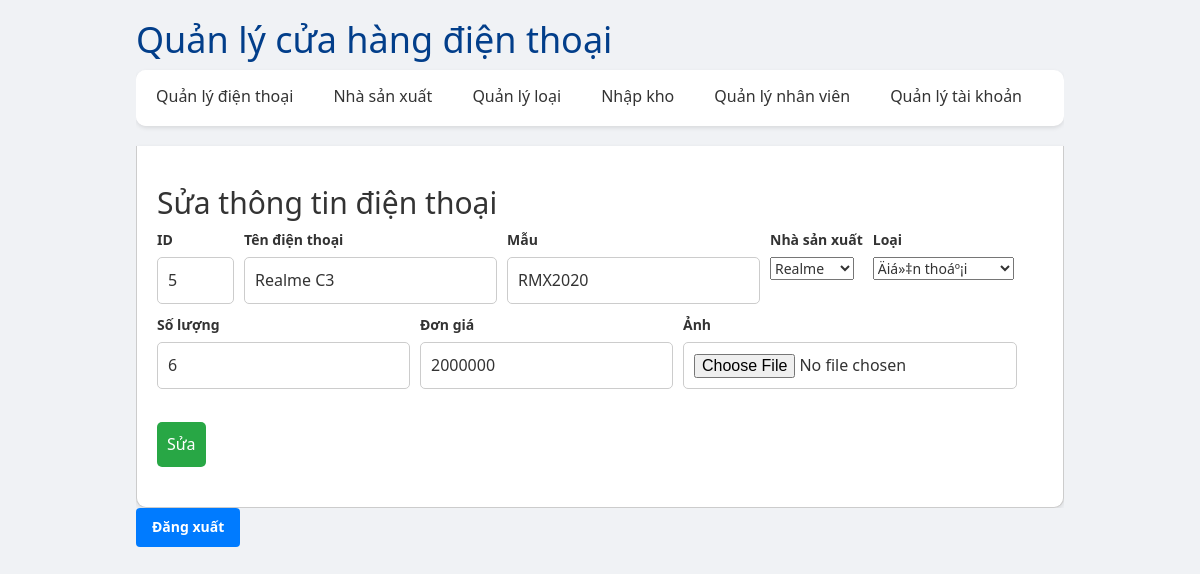
The page /admin/?page=editPhone&id=5 (signed in) on the database as committed earlier.
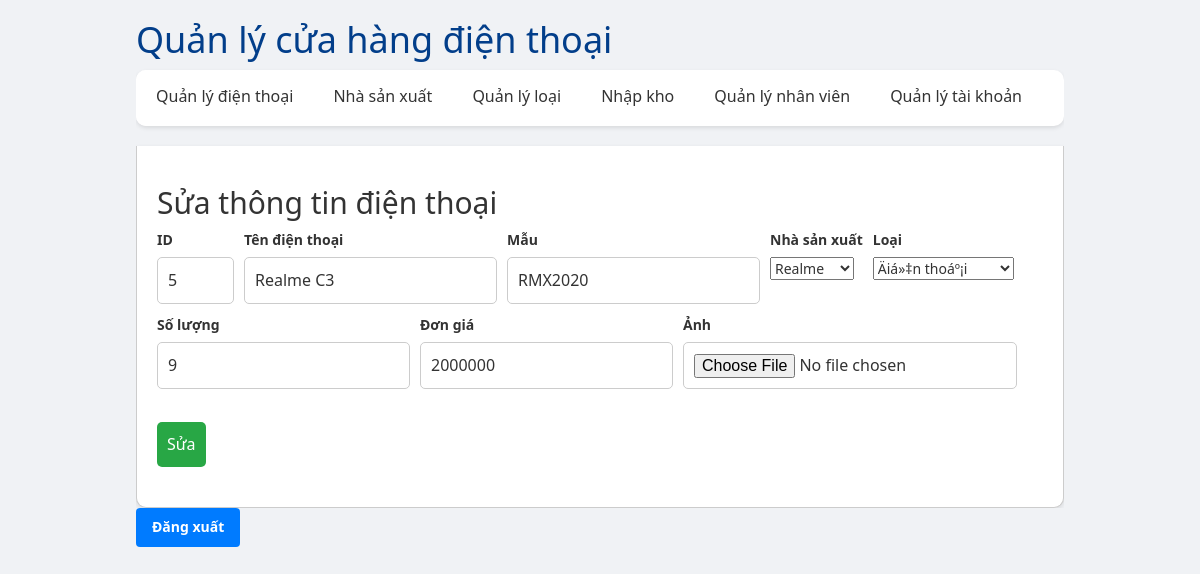
The same page on the database as committed later.
### tables this page shows
CREATE TABLE `phone` (
  `id` int(11) NOT NULL,
  `name` varchar(255) NOT NULL,
  `model` varchar(255) NOT NULL,
  `producer_id` int(12) NOT NULL,
  `phonetype_id` int(12) NOT NULL,
  `quantity` int(11) NOT NULL DEFAULT 0,
  `price` decimal(10,2) NOT NULL,
  `img` varchar(255) NOT NULL DEFAULT ''
);

CREATE TABLE `producer` (
  `id` int(11) NOT NULL,
  `name` varchar(255) NOT NULL,
  `email` mediumtext NOT NULL
);

CREATE TABLE `phonetype` (
  `id` int(12) NOT NULL,
  `name` varchar(255) NOT NULL
);

### admin/pages/phone/edit.php (the view, shortened to what this page needs)
<?php
include '../config/db.php';
if ($_SERVER['REQUEST_METHOD'] == 'POST') {
    $target_dir = "upload/img/phone/";
    $id = $_POST['id'];
    $name = $_POST['name'];
    $model = $_POST['model'];
    $producer = $_POST['producer'];
    $phonetype = $_POST['phonetype'];
    $quantity = $_POST['quantity'];
    $price = $_POST['price'];
    if (isset($_FILES["img"]) && $_FILES["img"]["size"] != 0) {
        $image = generateRandomString() . ".jpg";
        $full_path = $target_dir . $image;
        if(!move_uploaded_file($_FILES["img"]["tmp_name"], $full_path)) {
            echo("Error: Cannot upload image!");
            die();
        }
        $_image = ", img='$image'";
        $sql = "select img from phone where id = '$id';";
        $result = $conn->query($sql);
        if ($result->num_rows > 0) {
            $r = $result->fetch_assoc();
            $old_image = $r["img"];
            $dir = $target_dir . $old_image;
            if (!is_dir($dir)) {
                if (file_exists($dir)) {
                    unlink($dir);
                }
            }
        }
    } else {
        $_image = "";
    }
    $sql = "UPDATE phone SET name='$name', model='$model', producer_id='$producer', phonetype_id='$phonetype', quantity = '$quantity', price='$price' $_image WHERE id = $id";
    if (!$conn->query($sql)) {
        echo "Error updating record: " . $conn->error;
        die();
    }
    $conn->close();
    echo "<script>window.location.href='/admin/?page=phone&list=1';</script>";
    exit();
} else {
    $id = $_GET['id'];
    $sql = "SELECT * FROM phone WHERE id = '$id'";
    $result = $conn->query($sql);
    if ($result->num_rows > 0) {
        $row = $result->fetch_assoc();
    } else {
        redirect("/admin/?page=phone&list=1");
    }
}
?>
<link rel="stylesheet" href="/admin/pages/phone/styles.css">
<main>
    <section class="edit-phone">
        <h2>Sửa thông tin điện thoại</h2>
        <form action="/admin/?page=editPhone" method="post" enctype="multipart/form-data">
            <div>
                <label for="id">ID</label><br>
                <input type="text" name="id" value="<?php echo $row['id']; ?>" size="1" readonly>
            </div>
            <div>
            <label for="name">Tên điện thoại</label><br>
                <input type="text" id="name" name="name" placeholder="Tên điện thoại" value="<?php echo $row['name']; ?>" required>
            </div>
            <div>
                <label for="model">Mẫu</label><br>
                <input type="text" id="model" name="model" placeholder="Mẫu" value="<?php echo $row['model']; ?>" required>
            </div>
            <div>
                <label for="producer">Nhà sản xuất</label><br>
                <select name="producer">
                    <?php
                        $sql = "SELECT id, name FROM producer;";
                        $result = $conn->query($sql);
                        if ($result->num_rows > 0) {
                            while($r = $result->fetch_assoc()) {
                                echo '<option value="' . $r['id'] . '"' . ($row['producer_id'] == $r['id'] ? 'selected="selected"' : '') . '>' . $r['name'] . '</option>';
                            }
                        } else {
                            echo "<option value=\"0\">null</option>";
                        }
                    ?>
                </select>
            </div>
            <div>
                <label for="phonetype">Loại</label><br>
                <select name="phonetype">
                    <?php
                        $sql = "SELECT id, name FROM phonetype;";
                        $result = $conn->query($sql);
                        if ($result->num_rows > 0) {
                            while($r = $result->fetch_assoc()) {
                                echo '<option value="' . $r['id'] . '"' . ($row['phonetype_id'] == $r['id'] ? 'selected="selected"' : '') . '>' . $r['name'] . '</option>';
                            }
                        } else {
                            echo "<option value=\"0\">null</option>";
                        }
                    ?>
                </select>
            </div>
            <div>
                <label for="quantity">Số lượng</label><br>
                <input type="number" id="quantity" name="quantity" placeholder="Số luong" value="<?php echo $row['quantity']; ?>" size="1" required>
            </div>
            <div>
                <label for="price">Đơn giá</label><br>
                <input type="number" id="price" name="price" placeholder="Giá (VND)" value="<?php echo round($row['price'], 0); ?>" size="5" required>
            </div>
            <div>
                <label for="img">Ảnh</label><br>
                <input type="file" name="img" id="img" accept="image/*">
            </div>
            <div>
                <br>
                <button type="submit" value="upload">Sửa</button>
            </div>
        </form>
    </section>
</main>

Rows that differ between the two databases and show on the page:
changed phone "Realme C3": quantity "6" → "9"
